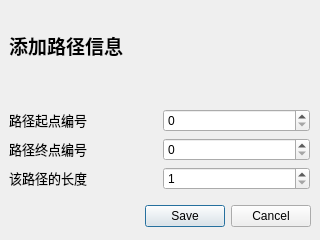
<?xml version="1.0" encoding="UTF-8"?>
<ui version="4.0">
 <class>inputEdge</class>
 <widget class="QDialog" name="inputEdge">
  <property name="geometry">
   <rect>
    <x>0</x>
    <y>0</y>
    <width>320</width>
    <height>240</height>
   </rect>
  </property>
  <property name="windowTitle">
   <string>添加路径</string>
  </property>
  <property name="windowIcon">
   <iconset resource="icon/icon.qrc">
    <normaloff>:/add.png</normaloff>:/add.png</iconset>
  </property>
  <widget class="QDialogButtonBox" name="buttonBox">
   <property name="geometry">
    <rect>
     <x>10</x>
     <y>200</y>
     <width>301</width>
     <height>32</height>
    </rect>
   </property>
   <property name="orientation">
    <enum>Qt::Horizontal</enum>
   </property>
   <property name="standardButtons">
    <set>QDialogButtonBox::Cancel|QDialogButtonBox::Save</set>
   </property>
  </widget>
  <widget class="QWidget" name="verticalLayoutWidget">
   <property name="geometry">
    <rect>
     <x>9</x>
     <y>9</y>
     <width>301</width>
     <height>181</height>
    </rect>
   </property>
   <layout class="QVBoxLayout" name="verticalLayout">
    <item>
     <widget class="QLabel" name="label">
      <property name="styleSheet">
       <string notr="true">#inputEdge{
	
	background-image: url(:/undraw_A_day_at_the_park_re_9kxj.png);
}</string>
      </property>
      <property name="text">
       <string>&lt;html&gt;&lt;head/&gt;&lt;body&gt;&lt;p&gt;&lt;span style=&quot; font-size:14pt; font-weight:600;&quot;&gt;添加路径信息&lt;/span&gt;&lt;/p&gt;&lt;/body&gt;&lt;/html&gt;</string>
      </property>
     </widget>
    </item>
    <item>
     <spacer name="horizontalSpacer">
      <property name="orientation">
       <enum>Qt::Horizontal</enum>
      </property>
      <property name="sizeHint" stdset="0">
       <size>
        <width>40</width>
        <height>20</height>
       </size>
      </property>
     </spacer>
    </item>
    <item>
     <layout class="QVBoxLayout" name="verticalLayout_2">
      <item>
       <layout class="QHBoxLayout" name="horizontalLayout">
        <item>
         <layout class="QHBoxLayout" name="horizontalLayout_2">
          <item>
           <widget class="QLabel" name="begVertexNumLabdel">
            <property name="font">
             <font>
              <family>宋体</family>
             </font>
            </property>
            <property name="text">
             <string>&lt;html&gt;&lt;head/&gt;&lt;body&gt;&lt;p&gt;&lt;span style=&quot; font-size:10pt;&quot;&gt;路径起点编号&lt;/span&gt;&lt;/p&gt;&lt;/body&gt;&lt;/html&gt;</string>
            </property>
           </widget>
          </item>
         </layout>
        </item>
        <item>
         <widget class="QSpinBox" name="vertexNumSpin">
          <property name="buttonSymbols">
           <enum>QAbstractSpinBox::UpDownArrows</enum>
          </property>
          <property name="maximum">
           <number>1000</number>
          </property>
          <property name="stepType">
           <enum>QAbstractSpinBox::DefaultStepType</enum>
          </property>
         </widget>
        </item>
       </layout>
      </item>
     </layout>
    </item>
    <item>
     <layout class="QVBoxLayout" name="verticalLayout_4">
      <item>
       <layout class="QHBoxLayout" name="horizontalLayout_3">
        <item>
         <widget class="QLabel" name="label_2">
          <property name="text">
           <string>&lt;html&gt;&lt;head/&gt;&lt;body&gt;&lt;p&gt;&lt;span style=&quot; font-size:10pt;&quot;&gt;路径终点编号&lt;/span&gt;&lt;/p&gt;&lt;/body&gt;&lt;/html&gt;</string>
          </property>
         </widget>
        </item>
        <item>
         <layout class="QHBoxLayout" name="horizontalLayout_4">
          <item>
           <widget class="QSpinBox" name="vertexNumSpin2">
            <property name="maximum">
             <number>100</number>
            </property>
           </widget>
          </item>
         </layout>
        </item>
       </layout>
      </item>
     </layout>
    </item>
    <item>
     <layout class="QHBoxLayout" name="horizontalLayout_5">
      <item>
       <widget class="QLabel" name="label_3">
        <property name="text">
         <string>&lt;html&gt;&lt;head/&gt;&lt;body&gt;&lt;p&gt;&lt;span style=&quot; font-size:10pt;&quot;&gt;该路径的长度&lt;/span&gt;&lt;/p&gt;&lt;/body&gt;&lt;/html&gt;</string>
        </property>
       </widget>
      </item>
      <item>
       <layout class="QHBoxLayout" name="horizontalLayout_6">
        <item>
         <widget class="QSpinBox" name="routineWeight">
          <property name="prefix">
           <string/>
          </property>
          <property name="minimum">
           <number>1</number>
          </property>
          <property name="maximum">
           <number>1000</number>
          </property>
         </widget>
        </item>
       </layout>
      </item>
     </layout>
    </item>
   </layout>
  </widget>
 </widget>
 <resources>
  <include location="icon/icon.qrc"/>
 </resources>
 <connections>
  <connection>
   <sender>buttonBox</sender>
   <signal>rejected()</signal>
   <receiver>inputEdge</receiver>
   <slot>reject()</slot>
   <hints>
    <hint type="sourcelabel">
     <x>316</x>
     <y>260</y>
    </hint>
    <hint type="destinationlabel">
     <x>286</x>
     <y>274</y>
    </hint>
   </hints>
  </connection>
 </connections>
</ui>
